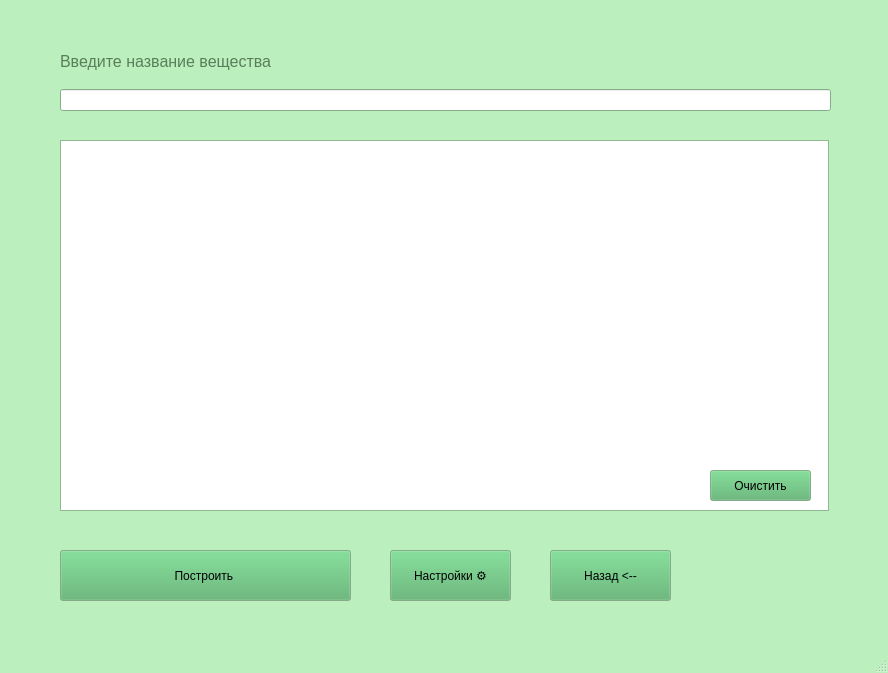
<?xml version="1.0" encoding="UTF-8"?>
<ui version="4.0">
 <class>MainWindow</class>
 <widget class="QMainWindow" name="MainWindow">
  <property name="geometry">
   <rect>
    <x>0</x>
    <y>0</y>
    <width>888</width>
    <height>673</height>
   </rect>
  </property>
  <property name="palette">
   <palette>
    <active>
     <colorrole role="WindowText">
      <brush brushstyle="SolidPattern">
       <color alpha="255">
        <red>46</red>
        <green>84</green>
        <blue>45</blue>
       </color>
      </brush>
     </colorrole>
     <colorrole role="Button">
      <brush brushstyle="SolidPattern">
       <color alpha="255">
        <red>83</red>
        <green>176</green>
        <blue>106</blue>
       </color>
      </brush>
     </colorrole>
     <colorrole role="Light">
      <brush brushstyle="SolidPattern">
       <color alpha="255">
        <red>204</red>
        <green>255</green>
        <blue>198</blue>
       </color>
      </brush>
     </colorrole>
     <colorrole role="Midlight">
      <brush brushstyle="SolidPattern">
       <color alpha="255">
        <red>174</red>
        <green>227</green>
        <blue>168</blue>
       </color>
      </brush>
     </colorrole>
     <colorrole role="Dark">
      <brush brushstyle="SolidPattern">
       <color alpha="255">
        <red>121</red>
        <green>160</green>
        <blue>119</blue>
       </color>
      </brush>
     </colorrole>
     <colorrole role="Mid">
      <brush brushstyle="SolidPattern">
       <color alpha="255">
        <red>112</red>
        <green>160</green>
        <blue>115</blue>
       </color>
      </brush>
     </colorrole>
     <colorrole role="Text">
      <brush brushstyle="SolidPattern">
       <color alpha="255">
        <red>59</red>
        <green>117</green>
        <blue>76</blue>
       </color>
      </brush>
     </colorrole>
     <colorrole role="ButtonText">
      <brush brushstyle="SolidPattern">
       <color alpha="255">
        <red>0</red>
        <green>0</green>
        <blue>0</blue>
       </color>
      </brush>
     </colorrole>
     <colorrole role="Base">
      <brush brushstyle="SolidPattern">
       <color alpha="255">
        <red>255</red>
        <green>255</green>
        <blue>255</blue>
       </color>
      </brush>
     </colorrole>
     <colorrole role="Window">
      <brush brushstyle="SolidPattern">
       <color alpha="255">
        <red>187</red>
        <green>240</green>
        <blue>190</blue>
       </color>
      </brush>
     </colorrole>
    </active>
    <inactive>
     <colorrole role="WindowText">
      <brush brushstyle="SolidPattern">
       <color alpha="255">
        <red>46</red>
        <green>84</green>
        <blue>45</blue>
       </color>
      </brush>
     </colorrole>
     <colorrole role="Button">
      <brush brushstyle="SolidPattern">
       <color alpha="255">
        <red>83</red>
        <green>176</green>
        <blue>106</blue>
       </color>
      </brush>
     </colorrole>
     <colorrole role="Light">
      <brush brushstyle="SolidPattern">
       <color alpha="255">
        <red>204</red>
        <green>255</green>
        <blue>198</blue>
       </color>
      </brush>
     </colorrole>
     <colorrole role="Midlight">
      <brush brushstyle="SolidPattern">
       <color alpha="255">
        <red>174</red>
        <green>227</green>
        <blue>168</blue>
       </color>
      </brush>
     </colorrole>
     <colorrole role="Dark">
      <brush brushstyle="SolidPattern">
       <color alpha="255">
        <red>121</red>
        <green>160</green>
        <blue>119</blue>
       </color>
      </brush>
     </colorrole>
     <colorrole role="Mid">
      <brush brushstyle="SolidPattern">
       <color alpha="255">
        <red>112</red>
        <green>160</green>
        <blue>115</blue>
       </color>
      </brush>
     </colorrole>
     <colorrole role="Text">
      <brush brushstyle="SolidPattern">
       <color alpha="255">
        <red>59</red>
        <green>117</green>
        <blue>76</blue>
       </color>
      </brush>
     </colorrole>
     <colorrole role="ButtonText">
      <brush brushstyle="SolidPattern">
       <color alpha="255">
        <red>0</red>
        <green>0</green>
        <blue>0</blue>
       </color>
      </brush>
     </colorrole>
     <colorrole role="Base">
      <brush brushstyle="SolidPattern">
       <color alpha="255">
        <red>255</red>
        <green>255</green>
        <blue>255</blue>
       </color>
      </brush>
     </colorrole>
     <colorrole role="Window">
      <brush brushstyle="SolidPattern">
       <color alpha="255">
        <red>187</red>
        <green>240</green>
        <blue>190</blue>
       </color>
      </brush>
     </colorrole>
    </inactive>
    <disabled>
     <colorrole role="WindowText">
      <brush brushstyle="SolidPattern">
       <color alpha="255">
        <red>121</red>
        <green>160</green>
        <blue>119</blue>
       </color>
      </brush>
     </colorrole>
     <colorrole role="Button">
      <brush brushstyle="SolidPattern">
       <color alpha="255">
        <red>83</red>
        <green>176</green>
        <blue>106</blue>
       </color>
      </brush>
     </colorrole>
     <colorrole role="Light">
      <brush brushstyle="SolidPattern">
       <color alpha="255">
        <red>204</red>
        <green>255</green>
        <blue>198</blue>
       </color>
      </brush>
     </colorrole>
     <colorrole role="Midlight">
      <brush brushstyle="SolidPattern">
       <color alpha="255">
        <red>174</red>
        <green>227</green>
        <blue>168</blue>
       </color>
      </brush>
     </colorrole>
     <colorrole role="Dark">
      <brush brushstyle="SolidPattern">
       <color alpha="255">
        <red>121</red>
        <green>160</green>
        <blue>119</blue>
       </color>
      </brush>
     </colorrole>
     <colorrole role="Mid">
      <brush brushstyle="SolidPattern">
       <color alpha="255">
        <red>112</red>
        <green>160</green>
        <blue>115</blue>
       </color>
      </brush>
     </colorrole>
     <colorrole role="Text">
      <brush brushstyle="SolidPattern">
       <color alpha="255">
        <red>121</red>
        <green>160</green>
        <blue>119</blue>
       </color>
      </brush>
     </colorrole>
     <colorrole role="ButtonText">
      <brush brushstyle="SolidPattern">
       <color alpha="255">
        <red>121</red>
        <green>160</green>
        <blue>119</blue>
       </color>
      </brush>
     </colorrole>
     <colorrole role="Base">
      <brush brushstyle="SolidPattern">
       <color alpha="255">
        <red>187</red>
        <green>240</green>
        <blue>190</blue>
       </color>
      </brush>
     </colorrole>
     <colorrole role="Window">
      <brush brushstyle="SolidPattern">
       <color alpha="255">
        <red>187</red>
        <green>240</green>
        <blue>190</blue>
       </color>
      </brush>
     </colorrole>
    </disabled>
   </palette>
  </property>
  <property name="windowTitle">
   <string>MainWindow</string>
  </property>
  <widget class="QWidget" name="centralwidget">
   <widget class="QWidget" name="verticalLayoutWidget">
    <property name="geometry">
     <rect>
      <x>60</x>
      <y>40</y>
      <width>771</width>
      <height>71</height>
     </rect>
    </property>
    <layout class="QVBoxLayout" name="verticalLayout">
     <item>
      <widget class="QLabel" name="label">
       <property name="palette">
        <palette>
         <active>
          <colorrole role="WindowText">
           <brush brushstyle="SolidPattern">
            <color alpha="255">
             <red>90</red>
             <green>125</green>
             <blue>90</blue>
            </color>
           </brush>
          </colorrole>
          <colorrole role="Text">
           <brush brushstyle="SolidPattern">
            <color alpha="255">
             <red>90</red>
             <green>125</green>
             <blue>90</blue>
            </color>
           </brush>
          </colorrole>
          <colorrole role="ButtonText">
           <brush brushstyle="SolidPattern">
            <color alpha="255">
             <red>90</red>
             <green>125</green>
             <blue>90</blue>
            </color>
           </brush>
          </colorrole>
         </active>
         <inactive>
          <colorrole role="WindowText">
           <brush brushstyle="SolidPattern">
            <color alpha="255">
             <red>90</red>
             <green>125</green>
             <blue>90</blue>
            </color>
           </brush>
          </colorrole>
          <colorrole role="Text">
           <brush brushstyle="SolidPattern">
            <color alpha="255">
             <red>90</red>
             <green>125</green>
             <blue>90</blue>
            </color>
           </brush>
          </colorrole>
          <colorrole role="ButtonText">
           <brush brushstyle="SolidPattern">
            <color alpha="255">
             <red>90</red>
             <green>125</green>
             <blue>90</blue>
            </color>
           </brush>
          </colorrole>
         </inactive>
         <disabled>
          <colorrole role="WindowText">
           <brush brushstyle="SolidPattern">
            <color alpha="255">
             <red>90</red>
             <green>125</green>
             <blue>90</blue>
            </color>
           </brush>
          </colorrole>
          <colorrole role="Text">
           <brush brushstyle="SolidPattern">
            <color alpha="255">
             <red>90</red>
             <green>125</green>
             <blue>90</blue>
            </color>
           </brush>
          </colorrole>
          <colorrole role="ButtonText">
           <brush brushstyle="SolidPattern">
            <color alpha="255">
             <red>90</red>
             <green>125</green>
             <blue>90</blue>
            </color>
           </brush>
          </colorrole>
         </disabled>
        </palette>
       </property>
       <property name="styleSheet">
        <string notr="true">color:rgb(90, 125, 90)</string>
       </property>
       <property name="text">
        <string>&lt;html&gt;&lt;head/&gt;&lt;body&gt;&lt;p&gt;&lt;span style=&quot; font-size:12pt;&quot;&gt;Введите название вещества&lt;/span&gt;&lt;/p&gt;&lt;/body&gt;&lt;/html&gt;</string>
       </property>
      </widget>
     </item>
     <item>
      <widget class="QLineEdit" name="enter_name"/>
     </item>
    </layout>
   </widget>
   <widget class="QPlainTextEdit" name="structure_formule_place">
    <property name="geometry">
     <rect>
      <x>60</x>
      <y>140</y>
      <width>769</width>
      <height>371</height>
     </rect>
    </property>
   </widget>
   <widget class="QPushButton" name="back_button">
    <property name="geometry">
     <rect>
      <x>550</x>
      <y>550</y>
      <width>121</width>
      <height>51</height>
     </rect>
    </property>
    <property name="text">
     <string>Назад &lt;--</string>
    </property>
   </widget>
   <widget class="QPushButton" name="seetings_button">
    <property name="geometry">
     <rect>
      <x>390</x>
      <y>550</y>
      <width>121</width>
      <height>51</height>
     </rect>
    </property>
    <property name="text">
     <string>Настройки ⚙️</string>
    </property>
   </widget>
   <widget class="QPushButton" name="get_formule_button">
    <property name="geometry">
     <rect>
      <x>60</x>
      <y>550</y>
      <width>291</width>
      <height>51</height>
     </rect>
    </property>
    <property name="text">
     <string>Построить </string>
    </property>
   </widget>
   <widget class="QPushButton" name="clear_button">
    <property name="geometry">
     <rect>
      <x>710</x>
      <y>470</y>
      <width>101</width>
      <height>31</height>
     </rect>
    </property>
    <property name="text">
     <string>Очистить</string>
    </property>
   </widget>
  </widget>
  <widget class="QMenuBar" name="menubar">
   <property name="geometry">
    <rect>
     <x>0</x>
     <y>0</y>
     <width>888</width>
     <height>26</height>
    </rect>
   </property>
  </widget>
  <widget class="QStatusBar" name="statusbar"/>
 </widget>
 <resources/>
 <connections/>
</ui>
